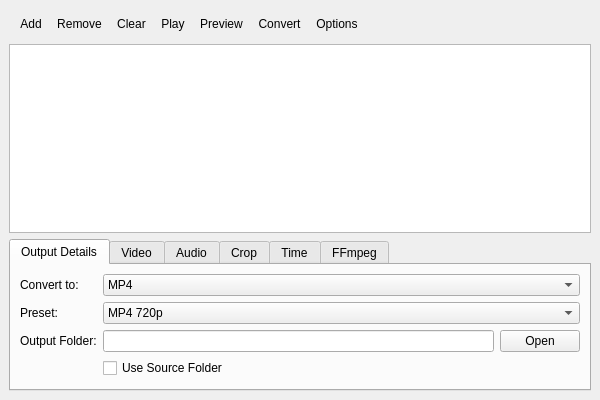
<?xml version="1.0" encoding="UTF-8"?>
<ui version="4.0">
 <class>MainWindow</class>
 <widget class="QMainWindow" name="MainWindow">
  <property name="geometry">
   <rect>
    <x>0</x>
    <y>0</y>
    <width>600</width>
    <height>400</height>
   </rect>
  </property>
  <property name="windowTitle">
   <string>WinFF</string>
  </property>
  <widget class="QWidget" name="centralwidget">
   <layout class="QVBoxLayout" name="verticalLayout">
    <item>
     <widget class="QToolBar" name="toolBar">
      <property name="movable">
       <bool>false</bool>
      </property>
      <addaction name="actionAdd"/>
      <addaction name="actionRemove"/>
      <addaction name="actionClear"/>
      <addaction name="actionPlay"/>
      <addaction name="actionPreview"/>
      <addaction name="actionConvert"/>
      <addaction name="actionOptions"/>
     </widget>
    </item>
    <item>
     <widget class="QListWidget" name="listWidgetFiles">
      <property name="sizePolicy">
       <sizepolicy hsizetype="Expanding" vsizetype="Expanding">
        <horstretch>0</horstretch>
        <verstretch>0</verstretch>
       </sizepolicy>
      </property>
      <property name="minimumSize">
       <size>
        <width>0</width>
        <height>100</height>
       </size>
      </property>
     </widget>
    </item>
    <item>
     <widget class="QTabWidget" name="tabWidget">
      <property name="currentIndex">
       <number>0</number>
      </property>
      <widget class="QWidget" name="tabOutputDetails">
       <attribute name="title">
        <string>Output Details</string>
       </attribute>
       <layout class="QFormLayout" name="formLayout">
        <item row="0" column="0">
         <widget class="QLabel" name="labelConvertTo">
          <property name="text">
           <string>Convert to:</string>
          </property>
         </widget>
        </item>
        <item row="0" column="1">
         <widget class="QComboBox" name="comboBoxConvertTo">
          <item>
           <property name="text">
            <string>MP4</string>
           </property>
          </item>
          <item>
           <property name="text">
            <string>AVI</string>
           </property>
          </item>
          <item>
           <property name="text">
            <string>MKV</string>
           </property>
          </item>
          <item>
           <property name="text">
            <string>MOV</string>
           </property>
          </item>
          <item>
           <property name="text">
            <string>FLV</string>
           </property>
          </item>
          <item>
           <property name="text">
            <string>WMV</string>
           </property>
          </item>
          <item>
           <property name="text">
            <string>MP3</string>
           </property>
          </item>
          <item>
           <property name="text">
            <string>AAC</string>
           </property>
          </item>
          <item>
           <property name="text">
            <string>OGG</string>
           </property>
          </item>
         </widget>
        </item>
        <item row="1" column="0">
         <widget class="QLabel" name="labelPreset">
          <property name="text">
           <string>Preset:</string>
          </property>
         </widget>
        </item>
        <item row="1" column="1">
         <widget class="QComboBox" name="comboBoxPreset">
          <item>
           <property name="text">
            <string>MP4 720p</string>
           </property>
          </item>
          <item>
           <property name="text">
            <string>MP4 1080p</string>
           </property>
          </item>
         </widget>
        </item>
        <item row="2" column="0">
         <widget class="QLabel" name="labelOutputFolder">
          <property name="text">
           <string>Output Folder:</string>
          </property>
         </widget>
        </item>
        <item row="2" column="1">
         <layout class="QHBoxLayout" name="horizontalLayout">
          <item>
           <widget class="QLineEdit" name="lineEditOutputFolder"/>
          </item>
          <item>
           <widget class="QPushButton" name="pushButtonOpen">
            <property name="text">
             <string>Open</string>
            </property>
           </widget>
          </item>
         </layout>
        </item>
        <item row="3" column="1">
         <widget class="QCheckBox" name="checkBoxUseSourceFolder">
          <property name="text">
           <string>Use Source Folder</string>
          </property>
         </widget>
        </item>
       </layout>
      </widget>
      <widget class="QWidget" name="tabVideo">
       <attribute name="title">
        <string>Video</string>
       </attribute>
      </widget>
      <widget class="QWidget" name="tabAudio">
       <attribute name="title">
        <string>Audio</string>
       </attribute>
      </widget>
      <widget class="QWidget" name="tabCrop">
       <attribute name="title">
        <string>Crop</string>
       </attribute>
      </widget>
      <widget class="QWidget" name="tabTime">
       <attribute name="title">
        <string>Time</string>
       </attribute>
      </widget>
      <widget class="QWidget" name="tabFFmpeg">
       <attribute name="title">
        <string>FFmpeg</string>
       </attribute>
      </widget>
     </widget>
    </item>
   </layout>
  </widget>
  <action name="actionAdd">
   <property name="text">
    <string>Add</string>
   </property>
  </action>
  <action name="actionRemove">
   <property name="text">
    <string>Remove</string>
   </property>
  </action>
  <action name="actionClear">
   <property name="text">
    <string>Clear</string>
   </property>
  </action>
  <action name="actionPlay">
   <property name="text">
    <string>Play</string>
   </property>
  </action>
  <action name="actionPreview">
   <property name="text">
    <string>Preview</string>
   </property>
  </action>
  <action name="actionConvert">
   <property name="text">
    <string>Convert</string>
   </property>
  </action>
  <action name="actionOptions">
   <property name="text">
    <string>Options</string>
   </property>
  </action>
 </widget>
 <resources/>
 <connections/>
</ui>
